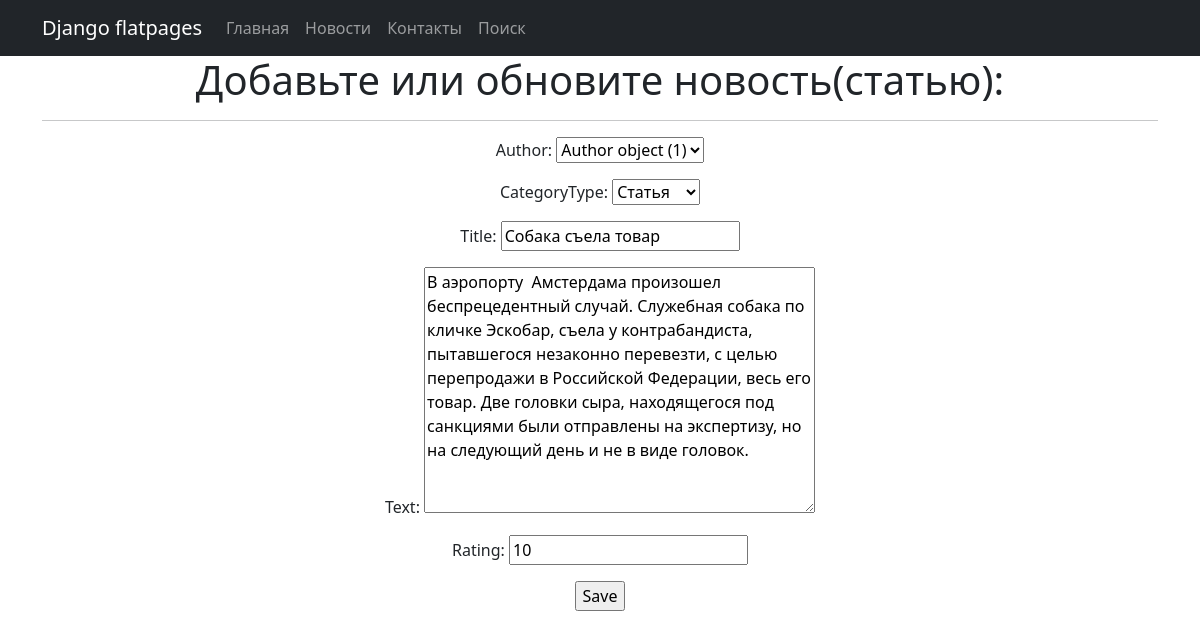
Before: /news/2/update/ (signed in) with the older database file.
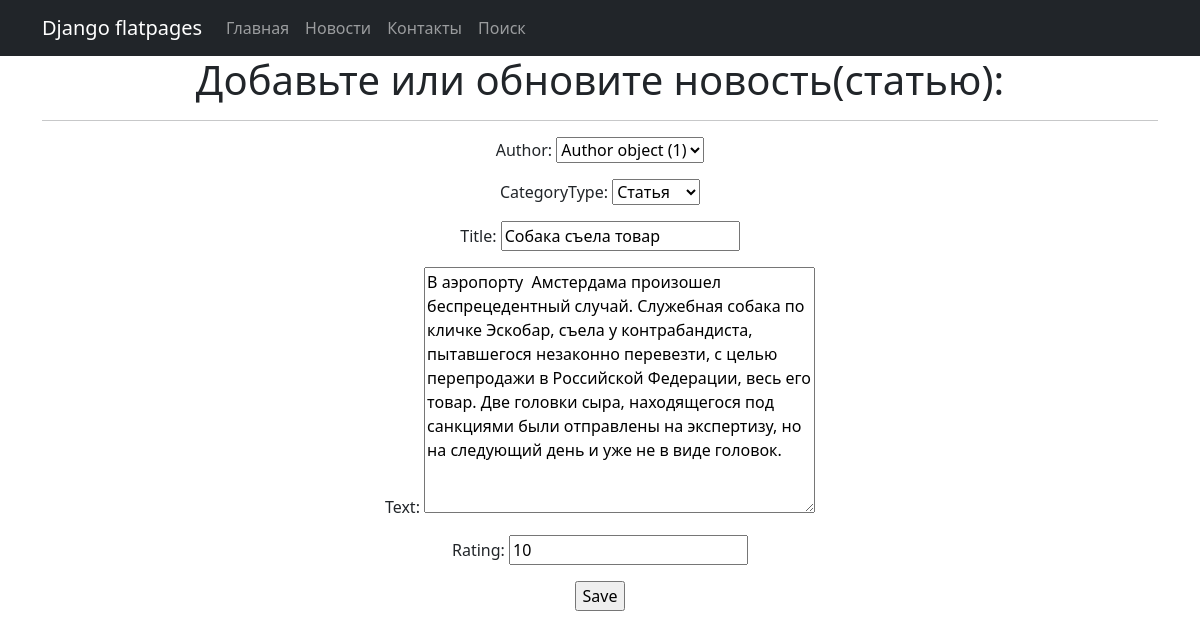
After: the same page with the newer database file.
### news/models.py (models this page shows, shortened)
class Post(models.Model):
    author = models.ForeignKey(Author, on_delete=models.CASCADE)
    NEWS = 'NW'
    ARTICLE = 'AR'
    CATEGORY_CHOICES = (
        (NEWS, 'Новость'),
        (ARTICLE, 'Статья')
    )
    categoryType = models.CharField(max_length=2, choices=CATEGORY_CHOICES, default=ARTICLE)
    dateCreation = models.DateTimeField(auto_now_add=True)
    postCategory = models.ManyToManyField(Category, through='PostCategory')
    title = models.CharField(max_length=128)
    text = models.TextField()
    rating = models.SmallIntegerField(default=0)

### news/views.py (the view)
# urls.py: path('<int:pk>/update/', PostUpdate.as_view(), name='post_update'),
class PostUpdate(PermissionRequiredMixin, UpdateView):
    permission_required = ('news.post_update',)
    form_class = PostForm
    model = Post
    template_name = 'post_edit.html'

### news/forms.py
class PostForm(forms.ModelForm):
    class Meta:
        model = Post
        fields = [
            'author',
            'categoryType',
            'title',
            'text',
            'rating']

### templates/post_edit.html (shortened to what this page needs)
{% extends 'flatpages/default.html' %}
{% block content %}
<h1>Добавьте или обновите новость(статью):</h1>
<hr>
<form action="" method="post">
    {{ form.as_p }}
    <input type="submit" value="Save" />
</form>
{% endblock content %}

Changed rows visible on the page:
changed Post "Author object (1)": text "…на следующий день и не в виде головок." → "…на следующий день и уже не в виде головок."
